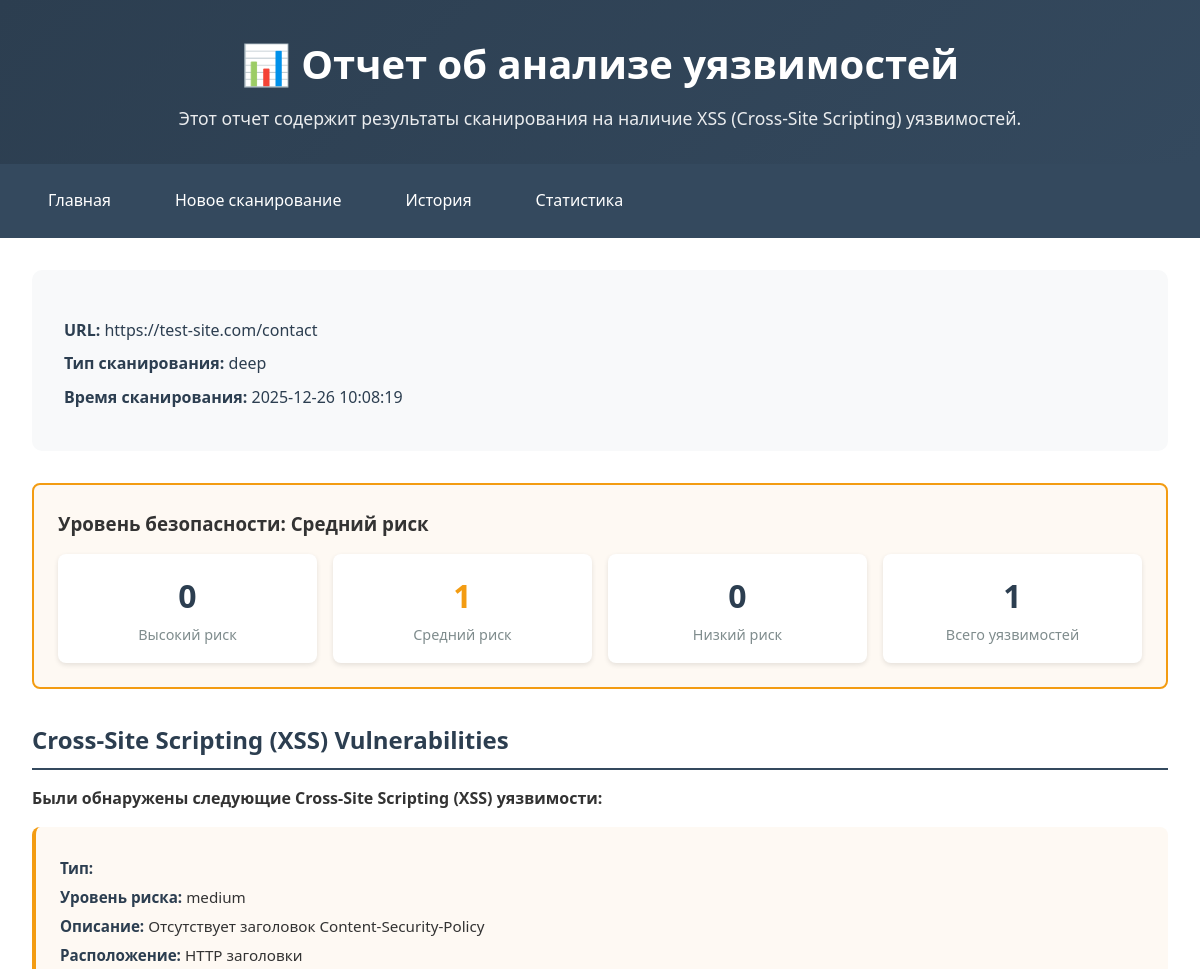
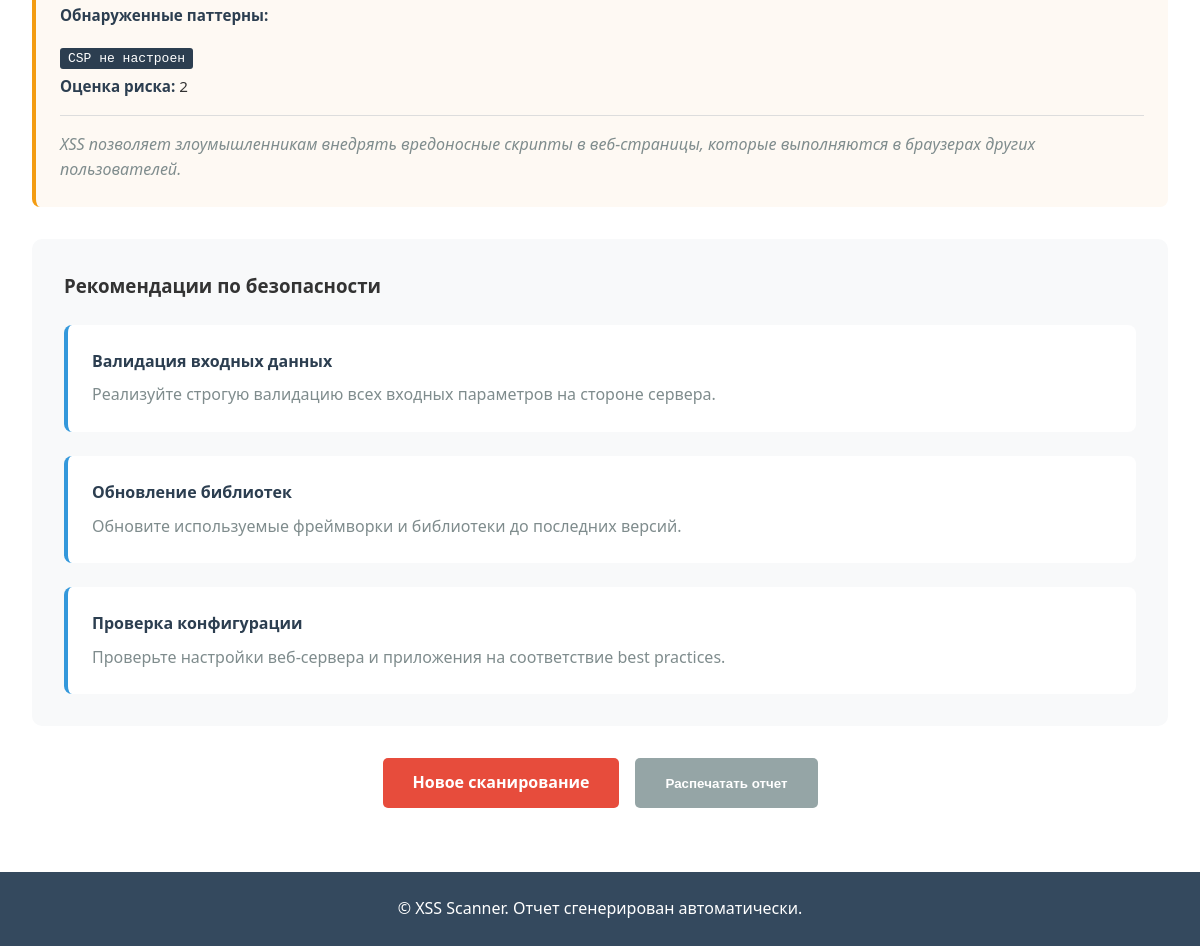
Page /report/8344398135247991807 on the committed database (2 pictures, top to bottom).
### tables this page shows
CREATE TABLE scans (
                    id INTEGER PRIMARY KEY AUTOINCREMENT,
                    scan_id TEXT UNIQUE NOT NULL,
                    url TEXT NOT NULL,
                    scan_type TEXT NOT NULL,
                    status TEXT DEFAULT 'pending',
                    progress INTEGER DEFAULT 0,
                    message TEXT,
                    timestamp DATETIME DEFAULT CURRENT_TIMESTAMP,
                    completed_at DATETIME
                );

CREATE TABLE scan_summaries (
                    id INTEGER PRIMARY KEY AUTOINCREMENT,
                    scan_id TEXT UNIQUE NOT NULL,
                    total_vulnerabilities INTEGER DEFAULT 0,
                    high_risk INTEGER DEFAULT 0,
                    medium_risk INTEGER DEFAULT 0,
                    low_risk INTEGER DEFAULT 0,
                    total_risk_score INTEGER DEFAULT 0,
                    security_level TEXT,
                    FOREIGN KEY (scan_id) REFERENCES scans(scan_id) ON DELETE CASCADE
                );

CREATE TABLE vulnerabilities (
                    id INTEGER PRIMARY KEY AUTOINCREMENT,
                    scan_id TEXT NOT NULL,
                    vuln_type TEXT NOT NULL,
                    severity TEXT NOT NULL,
                    description TEXT,
                    location TEXT,
                    evidence TEXT,
                    risk_score INTEGER,
                    FOREIGN KEY (scan_id) REFERENCES scans(scan_id) ON DELETE CASCADE
                );

CREATE TABLE recommendations (
                    id INTEGER PRIMARY KEY AUTOINCREMENT,
                    severity TEXT NOT NULL,
                    title TEXT NOT NULL,
                    description TEXT NOT NULL,
                    priority INTEGER DEFAULT 0
                );

### app.py (the view)
@app.route('/report/<scan_id>')
def report(scan_id):
    results = db.get_scan(scan_id)
    if results:
        security_level = results.get('scan_summary', {}).get('security_level', 'Безопасно').lower()
        if security_level == 'высокий риск':
            severity = 'high'
        elif security_level == 'средний риск':
            severity = 'medium'
        elif security_level == 'низкий риск':
            severity = 'low'
        else:
            severity = 'safe'
        recommendations = db.get_recommendations(severity)
        return render_template('report.html',
                               results=results,
                               scan_id=scan_id,
                               recommendations=recommendations)
    return render_template('report.html', error="Отчет не найден или сканирование еще не завершено")

### database.py (called while the page is built)
    @contextmanager
    def get_connection(self):
        conn = sqlite3.connect(self.db_path)
        conn.row_factory = sqlite3.Row
        try:
            yield conn
            conn.commit()
        except Exception as e:
            conn.rollback()
            logger.error(f"Database error: {str(e)}")
            raise
        finally:
            conn.close()

    def get_recommendations(self, severity):
        with self.get_connection() as conn:
            cursor = conn.cursor()
            cursor.execute('''
            SELECT title, description, priority
            FROM recommendations
            WHERE severity = ?
            ORDER BY priority
            LIMIT 3
            ''', (severity,))
            return [dict(row) for row in cursor.fetchall()]

### templates/report.html (shortened to what this page needs)
<!DOCTYPE html>
<html lang="ru">
<head>
    <link rel="stylesheet" href="{{ url_for('static', filename='style.css') }}">
</head>
<body>
    <div class="container">
        <header>
            <h1>📊 Отчет об анализе уязвимостей</h1>
            <p>Этот отчет содержит результаты сканирования на наличие XSS (Cross-Site Scripting) уязвимостей.</p>
        </header>
        <nav>
            <a href="/" class="nav-link">Главная</a>
            <a href="/scan" class="nav-link">Новое сканирование</a>
            <a href="/history" class="nav-link">История</a>
            <a href="/statistics" class="nav-link">Статистика</a>
        </nav>
        <main>
            {% if error %}
                <div class="alert error">
                    {{ error }}
                </div>
            {% elif results %}
                <div class="report-header">
                    <div class="scan-info">
                        <p><strong>URL:</strong> {{ results.url }}</p>
                        <p><strong>Тип сканирования:</strong> {{ results.scan_type }}</p>
                        <p><strong>Время сканирования:</strong> {{ results.timestamp }}</p>
                    </div>
                </div>
                {% set summary = results.scan_summary %}
                <div class="summary-section">
                    <div class="security-level {{ summary.security_level|lower|replace(' ', '-') }}">
                        <h3>Уровень безопасности: {{ summary.security_level }}</h3>
                        <div class="stats">
                            <div class="stat">
                                <span class="stat-number {{ 'high-risk' if summary.high_risk > 0 else '' }}">{{ summary.high_risk }}</span>
                                <span class="stat-label">Высокий риск</span>
                            </div>
                            <div class="stat">
                                <span class="stat-number {{ 'medium-risk' if summary.medium_risk > 0 else '' }}">{{ summary.medium_risk }}</span>
                                <span class="stat-label">Средний риск</span>
                            </div>
                            <div class="stat">
                                <span class="stat-number {{ 'low-risk' if summary.low_risk > 0 else '' }}">{{ summary.low_risk }}</span>
                                <span class="stat-label">Низкий риск</span>
                            </div>
                            <div class="stat">
                                <span class="stat-number">{{ summary.total_vulnerabilities }}</span>
                                <span class="stat-label">Всего уязвимостей</span>
                            </div>
                        </div>
                    </div>
                </div>
                <div class="vulnerability-section">
                    <h2>Cross-Site Scripting (XSS) Vulnerabilities</h2>
                    {% if results.vulnerabilities %}
                        <p><strong>Были обнаружены следующие Cross-Site Scripting (XSS) уязвимости:</strong></p>
                        {% for vuln in results.vulnerabilities %}
                        <div class="vulnerability-item {{ vuln.severity }}-severity">
                            <div class="vuln-details">
                                <p><strong>Тип:</strong> {{ vuln.type }}</p>
                                <p><strong>Уровень риска:</strong> {{ vuln.severity }}</p>
                                <p><strong>Описание:</strong> {{ vuln.description }}</p>
                                {% if vuln.location %}
                                <p><strong>Расположение:</strong> {{ vuln.location }}</p>
                                {% endif %}
                                {% if vuln.evidence and vuln.evidence|length > 0 %}
                                <p><strong>Обнаруженные паттерны:</strong></p>
                                <div class="evidence">
                                    {% for evidence in vuln.evidence[:3] %}
                                    <code>{{ evidence|e }}</code><br>
                                    {% endfor %}
                                </div>
                                {% endif %}
                                <p><strong>Оценка риска:</strong> {{ vuln.risk_score }}</p>
                            </div>
                            <div class="vuln-description">
                                <p>XSS позволяет злоумышленникам внедрять вредоносные скрипты в веб-страницы, которые выполняются в браузерах других пользователей.</p>
                            </div>
                        </div>
                        {% endfor %}
                    {% else %}
                        <div class="no-vulnerabilities">
                            <h3>✅ Безопасно</h3>
                            <p>Cross-Site Scripting (XSS) уязвимости не обнаружены.</p>
                        </div>
                    {% endif %}
                </div>
                <div class="recommendations">
                    <h3>Рекомендации по безопасности</h3>
                    <div class="recommendation-list">
                        {% if recommendations %}
                            {% for rec in recommendations %}
                            <div class="recommendation-item">
                                <h4>{{ rec.title }}</h4>
                                <p>{{ rec.description }}</p>
                            </div>
                            {% endfor %}
                        {% endif %}
                    </div>
                </div>
                <div class="actions">
                    <a href="/scan" class="cta-button">Новое сканирование</a>
                    <button onclick="window.print()" class="secondary-button">Распечатать отчет</button>
                </div>
            {% else %}
                <div class="alert info">
                    <p>Данные отчета не найдены. Возможно, сканирование еще не завершено.</p>
                    <a href="/scan" class="cta-button">Вернуться к сканированию</a>
                </div>
            {% endif %}
        </main>
        <footer>
            <p>&copy; XSS Scanner. Отчет сгенерирован автоматически.</p>
        </footer>
    </div>
</body>
</html>

### static/style.css (style rules this page uses)
* { margin: 0; padding: 0; box-sizing: border-box; }
body { font-family: 'Segoe UI', Tahoma, Geneva, Verdana, sans-serif; line-height: 1.6; color: #333; background: #1a1a1a; min-height: 100vh; }
.container { max-width: 1200px; margin: 0 auto; background: white; min-height: 100vh; box-shadow: 0 0 10px rgba(0,0,0,0.1); }
header { background: linear-gradient(135deg, #2c3e50, #34495e); color: white; padding: 2rem; text-align: center; }
header h1 { font-size: 2.5rem; margin-bottom: 0.5rem; }
header p { font-size: 1.1rem; opacity: 0.9; }
nav { background: #34495e; padding: 1rem 2rem; display: flex; gap: 2rem; }
.nav-link { color: white; text-decoration: none; padding: 0.5rem 1rem; border-radius: 5px; transition: background 0.3s; }
main { padding: 2rem; }
.cta-button { display: inline-block; background: #e74c3c; color: white; padding: 12px 30px; text-decoration: none; border-radius: 5px; font-weight: bold; transition: background 0.3s; border: none; cursor: pointer; }
.secondary-button { background: #95a5a6; color: white; padding: 12px 30px; border: none; border-radius: 5px; cursor: pointer; font-weight: bold; transition: background 0.3s; }
.evidence { margin-top: 1rem; }
.evidence code { background: #2c3e50; color: white; padding: 0.2rem 0.5rem; border-radius: 3px; font-family: monospace; }
.stats { display: grid; grid-template-columns: repeat(auto-fit, minmax(150px, 1fr)); gap: 1rem; margin-top: 1rem; }
.stat { text-align: center; padding: 1rem; background: white; border-radius: 8px; box-shadow: 0 2px 5px rgba(0,0,0,0.1); }
.stat-number { display: block; font-size: 2rem; font-weight: bold; color: #2c3e50; }
.stat-number.medium-risk { color: #f39c12; }
.stat-label { font-size: 0.9rem; color: #7f8c8d; }
footer { background: #34495e; color: white; text-align: center; padding: 1.5rem; margin-top: 2rem; }
.security-level { padding: 1.5rem; border-radius: 8px; margin-bottom: 2rem; }
.security-level.средний-риск { background: #fef9f3; border: 2px solid #f39c12; }
.report-header { background: #f8f9fa; padding: 2rem; border-radius: 10px; margin-bottom: 2rem; }
.scan-info { margin-top: 1rem; }
.scan-info p { margin: 0.5rem 0; color: #2c3e50; }
.summary-section { margin-bottom: 2rem; }
.recommendations { background: #f8f9fa; padding: 2rem; border-radius: 10px; margin: 2rem 0; }
.recommendation-list { display: grid; gap: 1.5rem; margin-top: 1.5rem; }
.recommendation-item { background: white; padding: 1.5rem; border-radius: 8px; border-left: 4px solid #3498db; }
.recommendation-item h4 { color: #2c3e50; margin-bottom: 0.5rem; }
.recommendation-item p { color: #7f8c8d; margin: 0; }
.actions { display: flex; gap: 1rem; justify-content: center; margin-top: 2rem; }
.vulnerability-section { margin: 2rem 0; }
.vulnerability-section h2 { color: #2c3e50; margin-bottom: 1rem; border-bottom: 2px solid #34495e; padding-bottom: 0.5rem; }
.vulnerability-item { background: #f8f9fa; padding: 1.5rem; margin: 1rem 0; border-radius: 8px; border-left: 4px solid #3498db; }
.vulnerability-item.medium-severity { border-left-color: #f39c12; background: #fef9f3; }
.vuln-details { margin-bottom: 1rem; }
.vuln-details p { margin: 0.3rem 0; font-size: 0.95rem; }
.vuln-details strong { color: #2c3e50; }
.vuln-description { font-style: italic; color: #7f8c8d; border-top: 1px solid #ddd; padding-top: 1rem; margin-top: 1rem; }

### rows in the picture
scans: url "https://test-site.com/contact", scan_type "deep", timestamp "2025-12-26 10:08:19"
scan_summaries: security_level "Средний риск", high_risk "0", medium_risk "1", low_risk "0", total_vulnerabilities "1"
vulnerabilities: severity "medium", description "Отсутствует заголовок Content-Security-Policy", location "HTTP заголовки", 3 "CSP не настроен", risk_score "2"
recommendations: title "Валидация входных данных", description "Реализуйте строгую валидацию всех входных параметров на стороне сервера."
recommendations: title "Обновление библиотек", description "Обновите используемые фреймворки и библиотеки до последних версий."
recommendations: title "Проверка конфигурации", description "Проверьте настройки веб-сервера и приложения на соответствие best practices."
